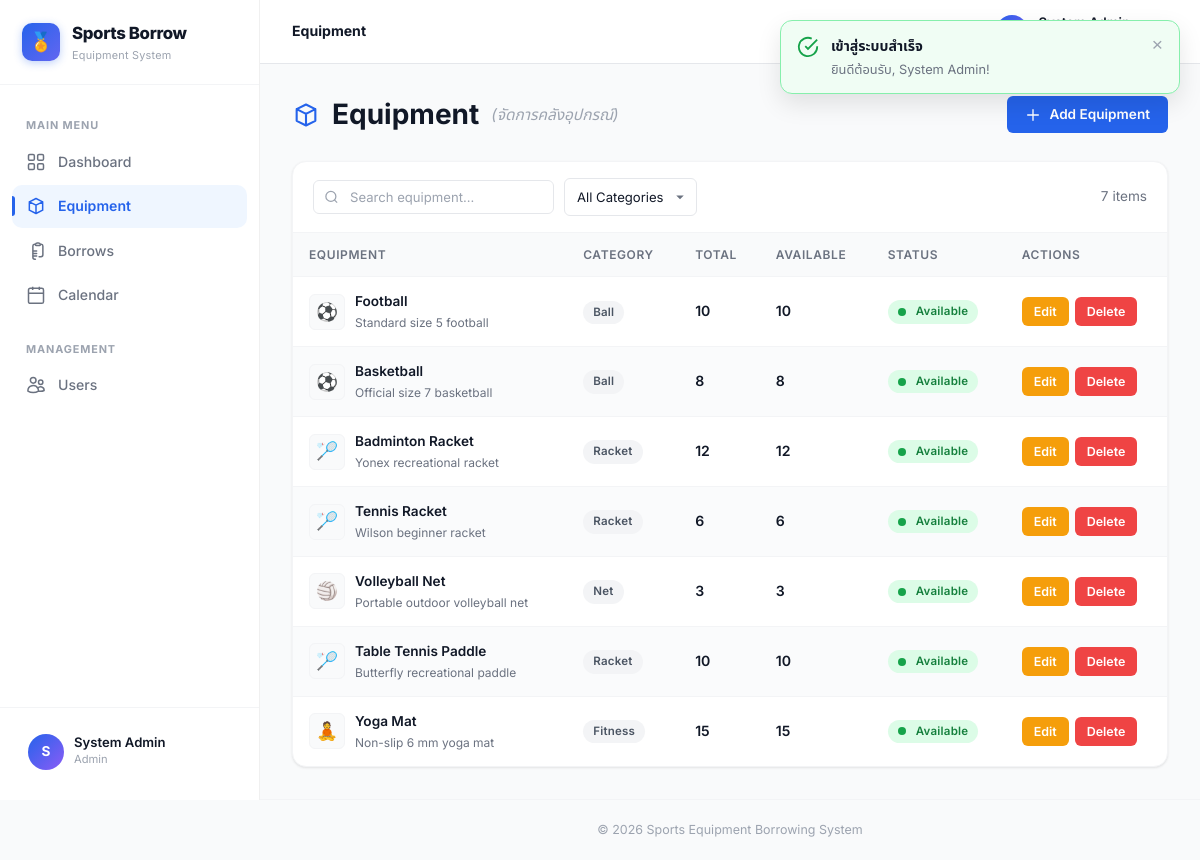
/index.php?page=equipment (signed in), run on the app's committed database.
### tables this page shows
CREATE TABLE IF NOT EXISTS equipment (
    id              INT UNSIGNED AUTO_INCREMENT PRIMARY KEY,
    name            VARCHAR(100) NOT NULL,
    description     TEXT         DEFAULT NULL,
    category        VARCHAR(50)  DEFAULT NULL,        
    total_quantity  INT UNSIGNED NOT NULL DEFAULT 1,
    available_qty   INT UNSIGNED NOT NULL DEFAULT 1,
    image_url       VARCHAR(255) DEFAULT NULL,
    created_at      TIMESTAMP DEFAULT CURRENT_TIMESTAMP,
    updated_at      TIMESTAMP DEFAULT CURRENT_TIMESTAMP ON UPDATE CURRENT_TIMESTAMP
);

### controllers/EquipmentController.php (called while the page is built, shortened)
<?php
require_once __DIR__ . '/../models/Equipment.php';
class EquipmentController
{
    private Equipment $model;
    public function __construct()
    {
        $this->model = new Equipment();
    }
    public function index(): void
    {
        $equipmentList = $this->model->getAll();
        require __DIR__ . '/../views/equipment/index.php';
    }
}

### config/database.php (called while the page is built, shortened)
<?php
class Database
{
    private static ?PDO $instance = null;
    public static function connect(): PDO
    {
        if (self::$instance === null) {
            $dsn = sprintf(
                'mysql:host=%s;port=%d;dbname=%s;charset=utf8mb4',
                self::HOST,
                self::PORT,
                self::DBNAME
            );
            self::$instance = new PDO($dsn, self::USER, self::PASS, [
                PDO::ATTR_ERRMODE            => PDO::ERRMODE_EXCEPTION,
                PDO::ATTR_DEFAULT_FETCH_MODE => PDO::FETCH_ASSOC,
                PDO::ATTR_EMULATE_PREPARES   => false,
            ]);
        }
        return self::$instance;
    }
}

### models/Equipment.php (called while the page is built, shortened)
<?php
require_once __DIR__ . '/../config/database.php';
class Equipment
{
    private PDO $db;
    public function __construct()
    {
        $this->db = Database::connect();
    }
    public function getAll(): array
    {
        $stmt = $this->db->query('SELECT * FROM equipment ORDER BY id');
        return $stmt->fetchAll();
    }
}

### views/equipment/index.php (the view, shortened to what this page needs)
<?php require __DIR__ . '/../../views/layout/header.php'; ?>
<?php
$categoryIcons = ['ball' => '⚽', 'racket' => '🏸', 'net' => '🏐', 'fitness' => '🧘'];
?>
<div class="page-header">
    <h1>
        <svg fill="none" stroke="currentColor" viewBox="0 0 24 24" stroke-width="1.8">
            <path stroke-linecap="round" stroke-linejoin="round" d="M20 7l-8-4-8 4m16 0l-8 4m8-4v10l-8 4m0-10L4 7m8 4v10M4 7v10l8 4"/>
        </svg>
        Equipment <em style="font-weight:400;font-size:0.55em;color:var(--color-text-muted);">(จัดการคลังอุปกรณ์)</em>
    </h1>
    <div class="actions">
        <button type="button" class="btn btn-primary" onclick="openEquipModal('create')">
            <svg fill="none" stroke="currentColor" viewBox="0 0 24 24" stroke-width="2"><path stroke-linecap="round" stroke-linejoin="round" d="M12 4v16m8-8H4"/></svg>
            Add Equipment
        </button>
    </div>
</div>
<div class="data-table-wrapper">
    <div class="table-toolbar">
        <div class="toolbar-left">
            <div class="table-search">
                <input type="text" placeholder="Search equipment...">
            </div>
            <div class="table-filter">
                <select data-col="1">
                    <option value="">All Categories</option>
                </select>
            </div>
        </div>
        <div class="toolbar-right">
            <span class="text-sm text-muted"><?= count($equipmentList) ?> items</span>
        </div>
    </div>
    <table class="data-table striped">
        <thead>
            <tr>
                <th>Equipment</th>
                <th>Category</th>
                <th>Total</th>
                <th>Available</th>
                <th>Status</th>
                <th>Actions</th>
            </tr>
        </thead>
        <tbody>
        <?php foreach ($equipmentList as $eq): ?>
            <?php $icon = $categoryIcons[$eq['category'] ?? ''] ?? '📦'; ?>
            <tr>
                <td>
                    <div class="cell-equip">
                        <div class="cell-equip-img"><?= $icon ?></div>
                        <div>
                            <div class="cell-name"><?= htmlspecialchars($eq['name']) ?></div>
                            <?php if ($eq['description']): ?>
                                <div class="cell-sub"><?= htmlspecialchars(mb_strimwidth($eq['description'], 0, 40, '...')) ?></div>
                            <?php endif; ?>
                        </div>
                    </div>
                </td>
                <td><span class="badge badge-user"><?= ucfirst(htmlspecialchars($eq['category'] ?? 'N/A')) ?></span></td>
                <td class="fw-600"><?= $eq['total_quantity'] ?></td>
                <td class="fw-600"><?= $eq['available_qty'] ?></td>
                <td>
                    <?php if ($eq['available_qty'] > 0): ?>
                        <span class="badge badge-active"><span class="status-dot green"></span>Available</span>
                    <?php else: ?>
                        <span class="badge badge-overdue"><span class="status-dot red"></span>Out of Stock</span>
                    <?php endif; ?>
                </td>
                <td>
                    <div class="cell-actions">
                        <button type="button" class="btn btn-warning btn-sm" data-edit-equip='<?= htmlspecialchars(json_encode($eq), ENT_QUOTES, "UTF-8") ?>'>Edit</button>
                        <a href="index.php?page=equipment&action=delete&id=<?= $eq['id'] ?>" class="btn btn-danger btn-sm"
                           data-confirm="Delete this equipment?" data-confirm-type="danger">Delete</a>
                    </div>
                </td>
            </tr>
        <?php endforeach; ?>
        </tbody>
    </table>
</div>
<?php require __DIR__ . '/../../views/layout/footer.php'; ?>

### index.php (shortened to what this page needs)
<?php
$page   = $_GET['page']   ?? 'dashboard';
switch ($page) {
    case 'equipment':
        require_once __DIR__ . '/controllers/EquipmentController.php';
        $ctrl = new EquipmentController();
        match ($action) {
            'create' => $ctrl->create(),
            'store'  => $ctrl->store(),
            'edit'   => $ctrl->edit($id),
            'update' => $ctrl->update($id),
            'delete' => $ctrl->delete($id),
            default  => $ctrl->index(),
        };
        break;
}

### views/layout/header.php (shortened to what this page needs)
<!DOCTYPE html>
<html lang="th">
<head>
    <link rel="stylesheet" href="views/assets/css/design-system.css">
    <link rel="stylesheet" href="views/assets/css/layout.css">
    <link rel="stylesheet" href="views/assets/css/dashboard.css">
    <link rel="stylesheet" href="views/assets/css/tables.css">
    <link rel="stylesheet" href="views/assets/css/modal.css">
</head>
<body class="app-layout">
    <?php require __DIR__ . '/../components/sidebar.php'; ?>
    <div class="main-area">
        <?php require __DIR__ . '/../components/navbar.php'; ?>
        <main class="content-area">

### views/components/sidebar.php (shortened to what this page needs)
<?php
$currentPage = $_GET['page'] ?? 'dashboard';
require_once __DIR__ . '/../../config/database.php';
?>
<aside class="sidebar" id="sidebar">
    <div class="sidebar-brand">
        <div class="brand-icon">🏅</div>
        <div>
            <div class="brand-text">Sports Borrow</div>
            <div class="brand-sub">Equipment System</div>
        </div>
    </div>
    <nav class="sidebar-menu">
        <div class="sidebar-menu-label">Main Menu</div>
        <a href="index.php" class="sidebar-item <?= $currentPage === 'dashboard' ? 'active' : '' ?>">
            <svg fill="none" stroke="currentColor" viewBox="0 0 24 24" stroke-width="1.8">
                <rect x="3" y="3" width="7" height="7" rx="1.5"/>
                <rect x="14" y="3" width="7" height="7" rx="1.5"/>
                <rect x="3" y="14" width="7" height="7" rx="1.5"/>
                <rect x="14" y="14" width="7" height="7" rx="1.5"/>
            </svg>
            Dashboard
        </a>
        <a href="index.php?page=equipment" class="sidebar-item <?= $currentPage === 'equipment' ? 'active' : '' ?>">
            <svg fill="none" stroke="currentColor" viewBox="0 0 24 24" stroke-width="1.8">
                <path stroke-linecap="round" stroke-linejoin="round" d="M20 7l-8-4-8 4m16 0l-8 4m8-4v10l-8 4m0-10L4 7m8 4v10M4 7v10l8 4"/>
            </svg>
            Equipment
        </a>
        <a href="index.php?page=borrows" class="sidebar-item <?= $currentPage === 'borrows' ? 'active' : '' ?>">
            Borrows
        </a>
        <a href="index.php?page=calendar" class="sidebar-item <?= $currentPage === 'calendar' ? 'active' : '' ?>">
            <svg fill="none" stroke="currentColor" viewBox="0 0 24 24" stroke-width="1.8">
                <rect x="3" y="4" width="18" height="18" rx="2"/>
                <path d="M16 2v4M8 2v4M3 10h18"/>
            </svg>
            Calendar
        </a>
        <div class="sidebar-menu-label" style="margin-top:16px;">Management</div>
        <a href="index.php?page=users" class="sidebar-item <?= $currentPage === 'users' ? 'active' : '' ?>">
            Users
        </a>
    </nav>
    <div class="sidebar-footer">
        <div class="sidebar-user">
            <div class="sidebar-avatar">
                <?= strtoupper(substr($_SESSION['full_name'] ?? 'U', 0, 1)) ?>
            </div>
            <div class="sidebar-user-info">
                <div class="name"><?= htmlspecialchars($_SESSION['full_name'] ?? 'User') ?></div>
                <div class="role"><?= ucfirst($_SESSION['role'] ?? 'user') ?></div>
            </div>
        </div>
    </div>
</aside>

### views/components/navbar.php (shortened to what this page needs)
<?php
require_once __DIR__ . '/../../config/database.php';
$pageTitles = [
    'dashboard' => 'Dashboard',
    'equipment' => 'Equipment',
    'borrows'   => 'Borrows',
    'calendar'  => 'Calendar',
    'users'     => 'Users',
];
$curPage = $_GET['page'] ?? 'dashboard';
$pageTitle = $pageTitles[$curPage] ?? 'Dashboard';
?>
<header class="top-navbar">
    <div style="font-size:0.88rem;color:var(--color-text-secondary);">
        <span style="font-weight:700;color:var(--color-text-primary);"><?= $pageTitle ?></span>
    </div>
    <div class="navbar-right">
        <div class="navbar-notif" id="notifBtn">
        </div>
        <div class="navbar-user" id="userMenuBtn">
            <div class="navbar-user-avatar">
            </div>
            <div>
                <div class="navbar-user-name"><?= htmlspecialchars($_SESSION['full_name'] ?? 'User') ?></div>
                <div class="navbar-user-role"><?= ucfirst($_SESSION['role'] ?? 'user') ?></div>
            </div>
        </div>
    </div>
</header>

### views/layout/footer.php (shortened to what this page needs)
        </main>
        <footer class="app-footer">
            &copy; <?= date('Y') ?> Sports Equipment Borrowing System
        </footer>
    </div>
</body>
</html>

### views/assets/css/design-system.css (style rules this page uses)
:root { --color-primary: #2563eb; --color-primary-light: #dbeafe; --color-primary-dark: #1d4ed8; --color-success: #16a34a; --color-success-light: #dcfce7; --color-warning: #f59e0b; --color-warning-light: #fef3c7; --color-danger: #ef4444; --color-danger-light: #fee2e2; --color-info: #0ea5e9; --color-info-light: #e0f2fe; --color-bg: #f9fafb; --color-surface: #ffffff; --color-surface-hover: #f8fafc; --color-border: #e5e7eb; --color-border-light: #f3f4f6; --color-text-primary: #111827; --color-text-secondary: #6b7280; --color-text-muted: #9ca3af; --color-text-inverse: #ffffff; --sidebar-width: 260px; --sidebar-bg: #ffffff; --sidebar-border: #f0f0f0; --sidebar-active-bg: #eff6ff; --sidebar-active-text: #2563eb; --sidebar-hover-bg: #f9fafb; --navbar-height: 64px; --navbar-bg: #ffffff; --navbar-border: #e5e7eb; --space-xs: 4px; --space-sm: 8px; --space-md: 16px; --space-lg: 24px; --space-xl: 32px; --space-2xl: 48px; --content-padding: 32px; --card-padding: 24px; --radius-sm: 6px; --radius-md: 10px; --radius-lg: 14px; --radius-xl: 20px; --radius-full: 9999px; --shadow-xs: 0 1px 2px rgba(0,0,0,0.04); --shadow-sm: 0 1px 3px rgba(0,0,0,0.06), 0 1px 2px rgba(0,0,0,0.04); --shadow-md: 0 4px 6px -1px rgba(0,0,0,0.07), 0 2px 4px -1px rgba(0,0,0,0.04); --shadow-lg: 0 10px 15px -3px rgba(0,0,0,0.08), 0 4px 6px -2px rgba(0,0,0,0.04); --shadow-xl: 0 20px 25px -5px rgba(0,0,0,0.08), 0 10px 10px -5px rgba(0,0,0,0.03); --transition-fast: 150ms cubic-bezier(0.4, 0, 0.2, 1); --transition-base: 200ms cubic-bezier(0.4, 0, 0.2, 1); --transition-slow: 300ms cubic-bezier(0.4, 0, 0.2, 1); --font-sans: 'Inter', 'Noto Sans Thai', -apple-system, BlinkMacSystemFont, 'Segoe UI', sans-serif; --font-mono: 'JetBrains Mono', 'Fira Code', monospace; }
*, *::before, *::after { box-sizing: border-box; margin: 0; padding: 0; }
html { font-size: 16px; -webkit-font-smoothing: antialiased; -moz-osx-font-smoothing: grayscale; }
body { font-family: var(--font-sans); color: var(--color-text-primary); background: var(--color-bg); line-height: 1.6; }
a { color: var(--color-primary); text-decoration: none; transition: color var(--transition-fast); }
h1, h2, h3, h4, h5, h6 { font-weight: 700; line-height: 1.3; color: var(--color-text-primary); }
h1 { font-size: 1.75rem; }
.btn { display: inline-flex; align-items: center; justify-content: center; gap: 8px; padding: 9px 18px; border: none; border-radius: var(--radius-sm); font-size: 0.85rem; font-weight: 600; font-family: var(--font-sans); cursor: pointer; text-decoration: none; color: var(--color-text-inverse); transition: all var(--transition-base); line-height: 1.4; white-space: nowrap; }
.btn svg { width: 16px; height: 16px; flex-shrink: 0; }
.btn-primary { background: var(--color-primary); }
.btn-warning { background: var(--color-warning); }
.btn-danger { background: var(--color-danger); }
.btn-sm { padding: 6px 12px; font-size: 0.78rem; }
.badge { display: inline-flex; align-items: center; gap: 4px; padding: 3px 10px; border-radius: var(--radius-full); font-size: 0.72rem; font-weight: 600; letter-spacing: 0.02em; line-height: 1.5; white-space: nowrap; }
.badge-active { background: var(--color-success-light); color: #15803d; }
.badge-user { background: #f3f4f6; color: #4b5563; }
.page-header { display: flex; align-items: center; justify-content: space-between; margin-bottom: 28px; flex-wrap: wrap; gap: 16px; }
.page-header h1 { display: flex; align-items: center; gap: 12px; }
.page-header h1 svg { width: 28px; height: 28px; color: var(--color-primary); }
.page-header .actions { display: flex; gap: 10px; flex-wrap: wrap; }
.text-muted { color: var(--color-text-secondary); }
.text-sm { font-size: 0.85rem; }
.fw-600 { font-weight: 600; }

### data on the page
equipment: category "⚽", name "Football", description "Standard size 5 football", category "Ball", total_quantity "10", available_qty "10", shows "Available"
equipment: category "⚽", name "Basketball", description "Official size 7 basketball", category "Ball", total_quantity "8", available_qty "8", shows "Available"
equipment: category "🏸", name "Badminton Racket", description "Yonex recreational racket", category "Racket", total_quantity "12", available_qty "12", shows "Available"
equipment: category "🏸", name "Tennis Racket", description "Wilson beginner racket", category "Racket", total_quantity "6", available_qty "6", shows "Available"
equipment: category "🏐", name "Volleyball Net", description "Portable outdoor volleyball net", category "Net", total_quantity "3", available_qty "3", shows "Available"
equipment: category "🏸", name "Table Tennis Paddle", description "Butterfly recreational paddle", category "Racket", total_quantity "10", available_qty "10", shows "Available"
equipment: category "🧘", name "Yoga Mat", description "Non-slip 6 mm yoga mat", category "Fitness", total_quantity "15", available_qty "15", shows "Available"

### other printed values
substr($_SESSION['full_name'] ?? 'U', 0, 1) "S"
$_SESSION['full_name'] "System Admin"
$_SESSION['role'] "Admin"
$pageTitle "Equipment"
count($equipmentList) "7"
